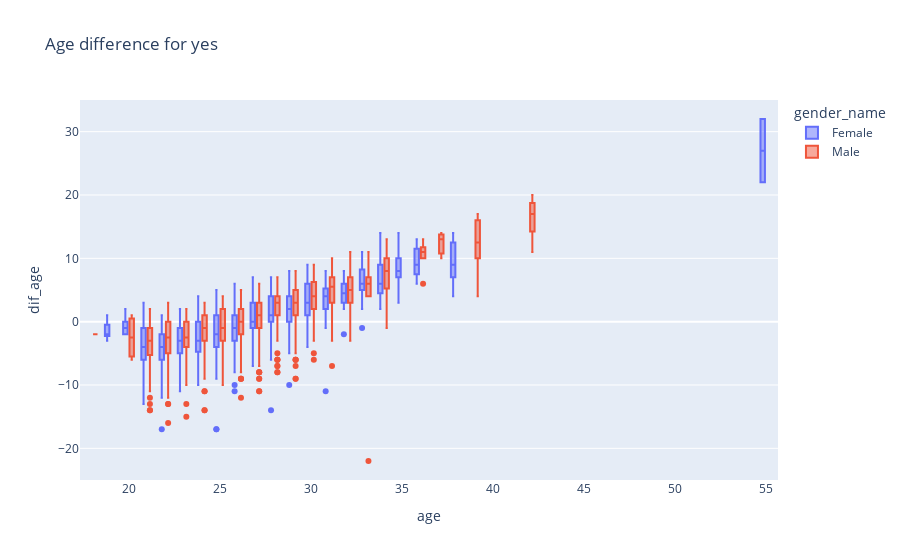

Notebook source saved alongside this figure:
### Code cell
fig = px.box(sd_yes, x="age", y="dif_age", color='gender_name',
             title="Age difference for yes")
fig.show()

### Figure 1 — Plotly figure (JSON) as saved in the notebook; plotly's stock layout.template omitted (floating-point values rounded to 4 significant figures; data arrays with more than 128 entries replaced by an {"elided": "..."} marker saying what was removed)
{"data": [{"alignmentgroup": "True", "hovertemplate": "gender_name=Female<br>age=%{x}<br>dif_age=%{y}<extra></extra>", "legendgroup": "Female", "marker": {"color": "#636efa"}, "name": "Female", "notched": false, "offsetgroup": "Female", "orientation": "v", "showlegend": true, "type": "box", "x": {"elided": "1529 int values"}, "x0": " ", "xaxis": "x", "y": {"elided": "1529 int values"}, "y0": " ", "yaxis": "y"}, {"alignmentgroup": "True", "hovertemplate": "gender_name=Male<br>age=%{x}<br>dif_age=%{y}<extra></extra>", "legendgroup": "Male", "marker": {"color": "#EF553B"}, "name": "Male", "notched": false, "offsetgroup": "Male", "orientation": "v", "showlegend": true, "type": "box", "x": {"elided": "1989 int values"}, "x0": " ", "xaxis": "x", "y": {"elided": "1989 int values"}, "y0": " ", "yaxis": "y"}], "layout": {"boxmode": "group", "legend": {"title": {"text": "gender_name"}, "tracegroupgap": 0}, "title": {"text": "Age difference for yes"}, "xaxis": {"anchor": "y", "domain": [0, 1], "title": {"text": "age"}}, "yaxis": {"anchor": "x", "domain": [0, 1], "title": {"text": "dif_age"}}}}
